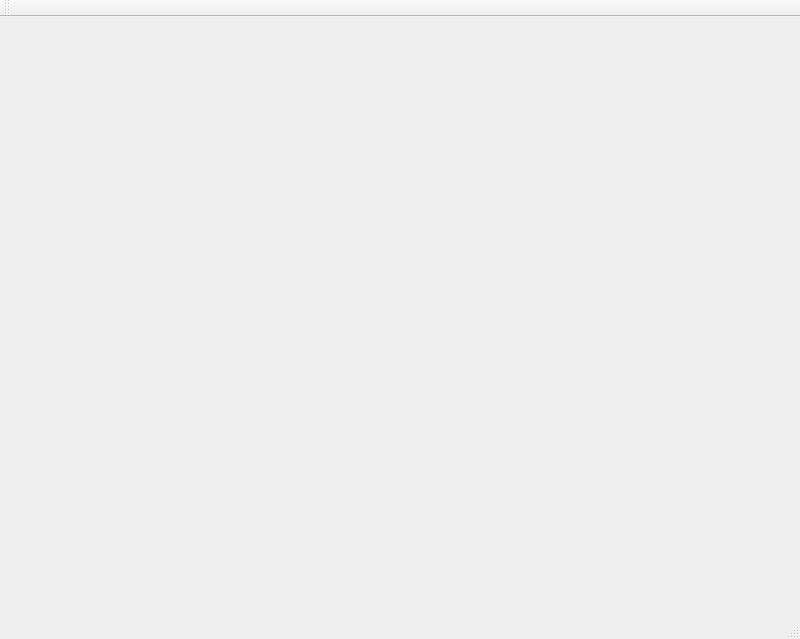
<?xml version="1.0" encoding="UTF-8"?>
<ui version="4.0">
 <class>matrixEditorClass</class>
 <widget class="QMainWindow" name="matrixEditorClass">
  <property name="geometry">
   <rect>
    <x>0</x>
    <y>0</y>
    <width>600</width>
    <height>400</height>
   </rect>
  </property>
  <property name="windowTitle">
   <string>matrixEditor</string>
  </property>
  <widget class="QWidget" name="centralWidget">
   <property name="minimumSize">
    <size>
     <width>800</width>
     <height>600</height>
    </size>
   </property>
  </widget>
  <widget class="QMenuBar" name="menuBar">
   <property name="geometry">
    <rect>
     <x>0</x>
     <y>0</y>
     <width>600</width>
     <height>23</height>
    </rect>
   </property>
  </widget>
  <widget class="QToolBar" name="mainToolBar">
   <attribute name="toolBarArea">
    <enum>TopToolBarArea</enum>
   </attribute>
   <attribute name="toolBarBreak">
    <bool>false</bool>
   </attribute>
  </widget>
  <widget class="QStatusBar" name="statusBar"/>
 </widget>
 <layoutdefault spacing="6" margin="11"/>
 <resources>
  <include location="matrixeditor.qrc"/>
 </resources>
 <connections/>
</ui>
